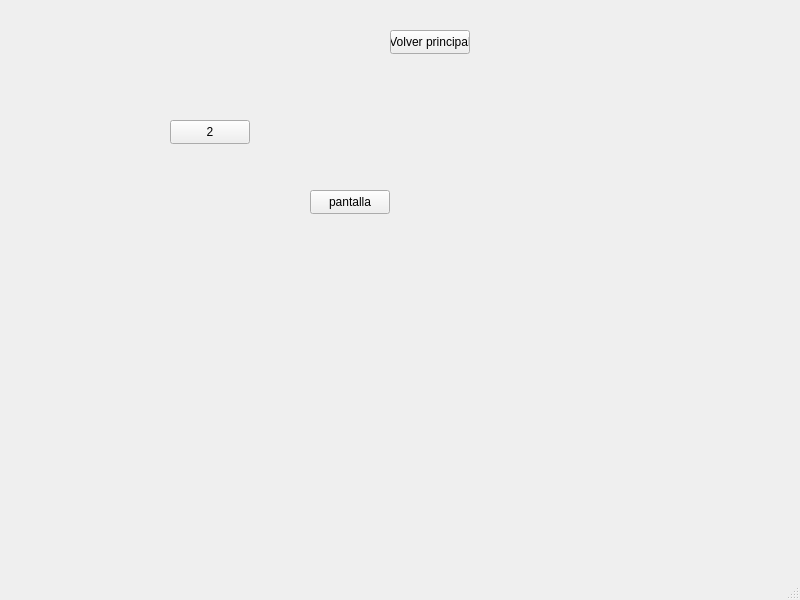
<?xml version="1.0" encoding="UTF-8"?>
<ui version="4.0">
 <class>SecondWindow</class>
 <widget class="QMainWindow" name="SecondWindow">
  <property name="geometry">
   <rect>
    <x>0</x>
    <y>0</y>
    <width>800</width>
    <height>600</height>
   </rect>
  </property>
  <property name="windowTitle">
   <string>MainWindow</string>
  </property>
  <widget class="QWidget" name="centralwidget">
   <widget class="QPushButton" name="pushButton">
    <property name="geometry">
     <rect>
      <x>170</x>
      <y>120</y>
      <width>80</width>
      <height>24</height>
     </rect>
    </property>
    <property name="text">
     <string>2</string>
    </property>
   </widget>
   <widget class="QPushButton" name="pushButton_2">
    <property name="geometry">
     <rect>
      <x>310</x>
      <y>190</y>
      <width>80</width>
      <height>24</height>
     </rect>
    </property>
    <property name="text">
     <string>pantalla</string>
    </property>
   </widget>
   <widget class="QPushButton" name="pushButton_3">
    <property name="geometry">
     <rect>
      <x>390</x>
      <y>30</y>
      <width>80</width>
      <height>24</height>
     </rect>
    </property>
    <property name="text">
     <string>Volver principal</string>
    </property>
   </widget>
  </widget>
  <widget class="QMenuBar" name="menubar">
   <property name="geometry">
    <rect>
     <x>0</x>
     <y>0</y>
     <width>800</width>
     <height>21</height>
    </rect>
   </property>
  </widget>
  <widget class="QStatusBar" name="statusbar"/>
 </widget>
 <resources/>
 <connections/>
</ui>
